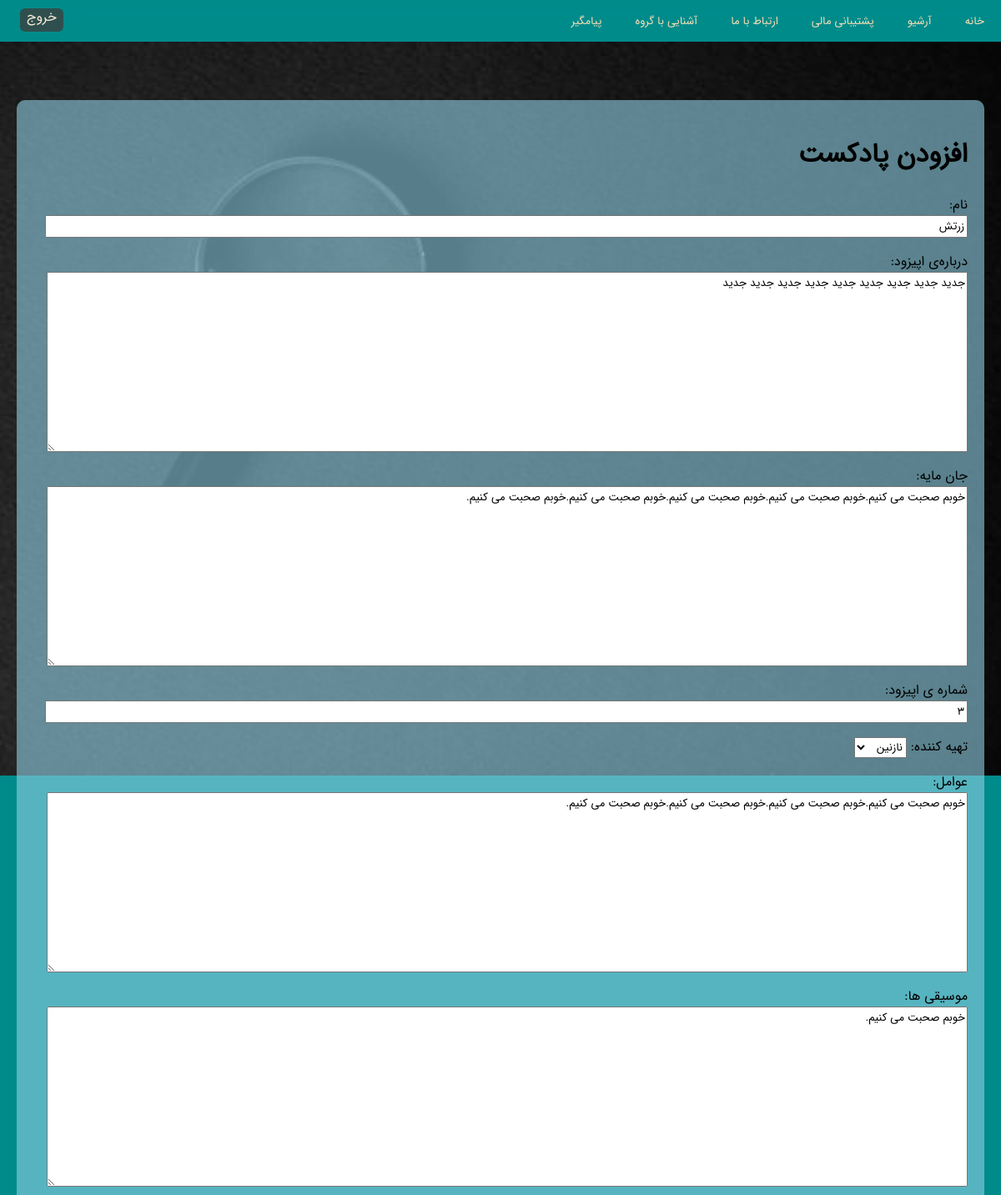
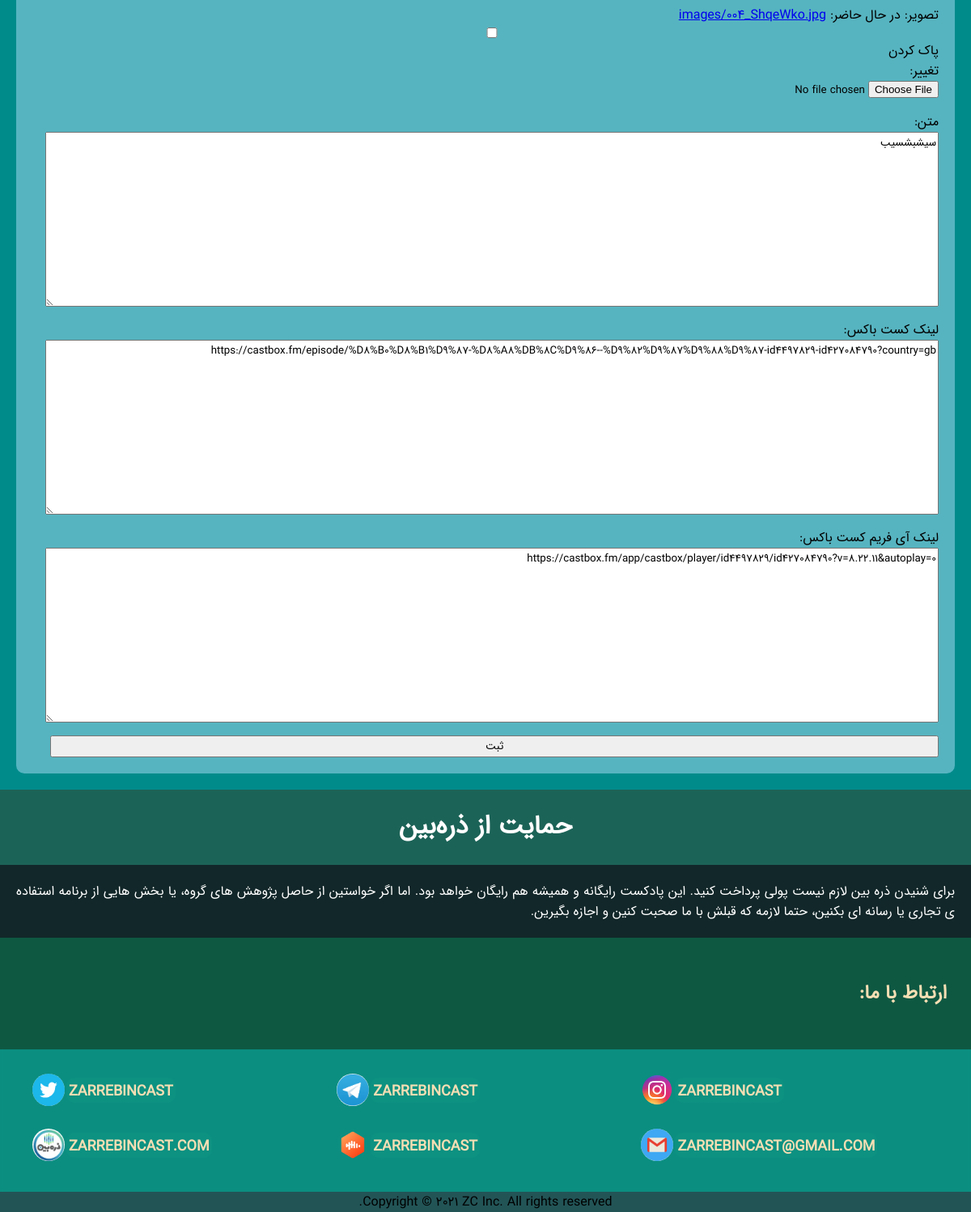
Screenshot of /podcast-edit/12/ (signed in) with the database file from the repository (2 pictures, top to bottom).
### podcast/models.py (models this page shows, shortened)
class Podcast(models.Model):
    name = models.CharField(max_length=25, verbose_name='نام')
    description = models.TextField(verbose_name='درباره‌ی اپیزود')
    highlights = models.TextField(verbose_name='جان مایه')
    publishDate=models.DateField(verbose_name='تاریخ', auto_now=True)
    episodeNum = models.IntegerField(verbose_name='شماره ی اپیزود')
    producer = models.ForeignKey (Podcaster, on_delete=models.SET_NULL, null=True, verbose_name='تهیه کننده')
    cast = models.TextField(verbose_name='عوامل', null=True)
    music = models.TextField(verbose_name='موسیقی ها', null=True)
    pic = models.ImageField(null=True,blank=True,upload_to='images/', verbose_name='تصویر')
    text = models.TextField(verbose_name='متن', null=True)
    castboxlink = models.TextField(verbose_name='لینک کست باکس', null=True)
    castboxilink = models.TextField(verbose_name='لینک آی فریم کست باکس', null=True)

### podcast/views.py (the view)
# urls.py: path('podcast-edit/<str:pk>/',views.podcastEdit, name="podcast-edit"),
@login_required(login_url='login')
def podcastEdit(request, pk):
    podcast = Podcast.objects.get(id=pk)
    form = PodcastForm(instance=podcast)
    podcasts = Podcast.objects.all()
    if request.method == 'POST':
        form = PodcastForm(request.POST,request.FILES, instance=podcast)
        if form.is_valid():
            form.save()
            return redirect ('archive')
    context={'form':form, }
    return render(request, 'podcast/podcast_form.html', context)

### podcast/forms.py
class PodcastForm(ModelForm):
    class Meta:
        model = Podcast
        fields = '__all__'

### podcast/models.py (called while the page is built)
    def __str__(self) -> str:
        return self.firstName;

### podcast/templates/podcast/podcast_form.html (shortened to what this page needs)
{%extends 'podcast/main.html'%}
{%load static%}
{% block content%}
<br><br><br><br>
<div>
    {% if request.user.is_authenticated %}
        <div class="form-container">
            <h1>افزودن پادکست</h1>
            <form method='POST',action="", id='form', enctype='multipart/form-data'>
                {{form.as_p}}
                <input type="submit" name="submit" value="ثبت" id="">
            </form>
        </div>
    {% endif %}
</div>
{%endblock content%}

### podcast/static/podcast/css/main.css (style rules this page uses)
@media only screen and (min-width: 760px) { body { background-color: black; padding: 0; margin: 0; -ms-flex-line-pack: center; align-content: center; } }

### podcast/templates/podcast/podcast_form.html (style rules this page uses)
.form-container { position: relative; z-index: 1; background-color: rgba(143, 208, 228,0.6); margin:20px; padding :20px; border-radius: 10px; }
input { position:relative; display:grid; width:98%; }
textarea { position:relative; display:grid; width:98%; }

### rows the page displays
Podcast: name "زرتش", description "جدید جدید جدید جدید جدید جدید جدید جدید جدید", highlights "خوبم صحبت می کنیم.خوبم صحبت می کنیم.خوبم صحبت می کنیم.خوبم صحبت می کنیم.خوبم صحبت می کنیم.", episodeNum "3", producer "نازنین", cast "خوبم صحبت می کنیم.خوبم صحبت می کنیم.خوبم صحبت می کنیم.خوبم صحبت می کنیم.", music "خوبم صحبت می کنیم.", text "سیشبشسیب", castboxlink "https://castbox.fm/episode/%D8%B0%D8%B1%D9%87-%D8%A8%DB%8C%D9%86--%D9%82%D9%87%D9%88%D9%87-id4497829-id427084790?country=gb", castboxilink "https://castbox.fm/app/castbox/player/id4497829/id427084790?v=8.22.11&autoplay=0"
